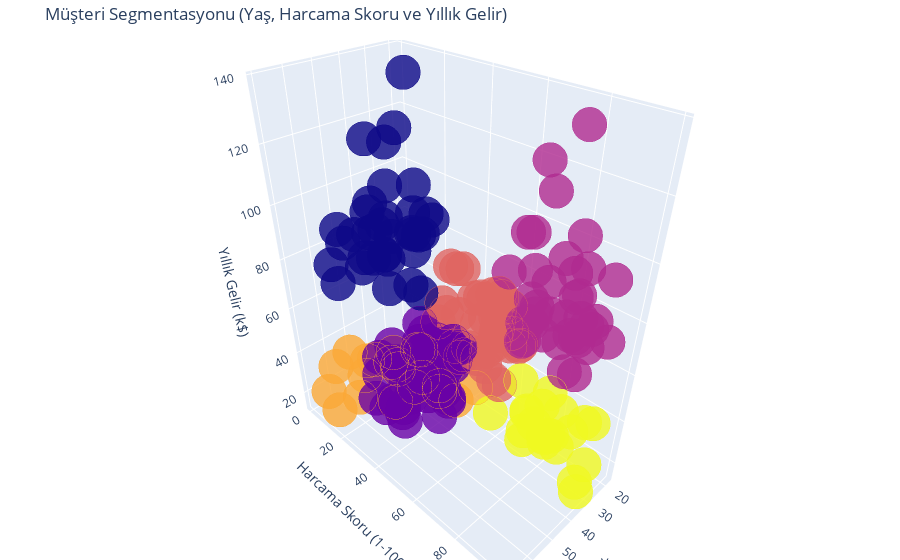

The notebook cell this image was saved under:
### Code cell
df['label3'] =  labels3
trace1 = go.Scatter3d(
    x=df['Age'],  # X ekseni: Yaş
    y=df['Spending Score (1-100)'],  # Y ekseni: Harcama Skoru
    z=df['Annual Income (k$)'],  # Z ekseni: Yıllık Gelir
    mode='markers',  # Veriyi nokta olarak göster
    marker=dict(
        color=df['label3'],  # Küme etiketlerine göre renk
        size=12,  # Nokta boyutu
        opacity=0.8,  # Şeffaflık
        line=dict(color=df['label3'], width=5)  # Nokta kenarlık renk ve genişliği
    )
)

# Grafiği oluşturuyoruz
layout = go.Layout(
    title='Müşteri Segmentasyonu (Yaş, Harcama Skoru ve Yıllık Gelir)',
    scene=dict(
        xaxis=dict(title='Yaş'),
        yaxis=dict(title='Harcama Skoru (1-100)'),
        zaxis=dict(title='Yıllık Gelir (k$)')
    ),
    margin=dict(l=0, r=0, b=0, t=40)  # Kenar boşlukları
)

# Grafik verisini oluşturuyoruz
data = [trace1]

# Grafiği plot ediyoruz
fig = go.Figure(data=data, layout=layout)
py.offline.iplot(fig)

### Figure 1 — Plotly figure (JSON) as saved in the notebook; plotly's stock layout.template omitted (floating-point values rounded to 4 significant figures; data arrays with more than 128 entries replaced by an {"elided": "..."} marker saying what was removed)
{"data": [{"marker": {"color": {"elided": "200 int values"}, "line": {"color": {"elided": "200 int values"}, "width": 5}, "opacity": 0.8, "size": 12}, "mode": "markers", "type": "scatter3d", "x": {"elided": "200 int values"}, "y": {"elided": "200 int values"}, "z": {"elided": "200 int values"}}], "layout": {"margin": {"b": 0, "l": 0, "r": 0, "t": 40}, "scene": {"xaxis": {"title": {"text": "Yaş"}}, "yaxis": {"title": {"text": "Harcama Skoru (1-100)"}}, "zaxis": {"title": {"text": "Yıllık Gelir (k$)"}}}, "title": {"text": "Müşteri Segmentasyonu (Yaş, Harcama Skoru ve Yıllık Gelir)"}}}
